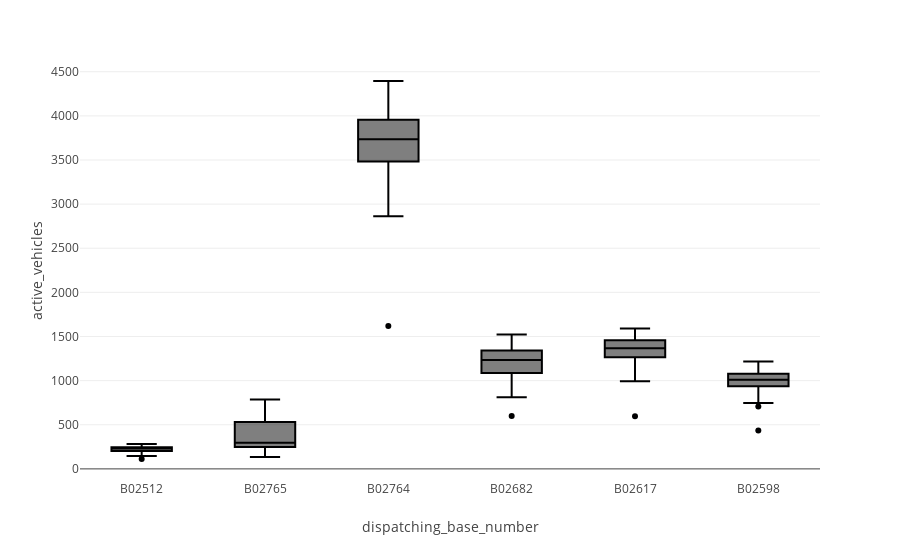

Notebook cell for this chart:
### Code cell
px.box(x= 'dispatching_base_number', y= 'active_vehicles', data_frame= uber_foil)

### Figure 1 — Plotly figure (JSON) as saved in the notebook; plotly's stock layout.template omitted (floating-point values rounded to 4 significant figures; data arrays with more than 128 entries replaced by an {"elided": "..."} marker saying what was removed)
{"data": [{"alignmentgroup": "True", "hovertemplate": "dispatching_base_number=%{x}<br>active_vehicles=%{y}<extra></extra>", "legendgroup": "", "marker": {"color": "#000001"}, "name": "", "notched": false, "offsetgroup": "", "orientation": "v", "showlegend": false, "type": "box", "x": {"elided": "354 str values"}, "x0": " ", "xaxis": "x", "y": {"elided": "354 int values"}, "y0": " ", "yaxis": "y"}], "layout": {"boxmode": "group", "legend": {"tracegroupgap": 0}, "margin": {"t": 60}, "xaxis": {"anchor": "y", "domain": [0, 1], "title": {"text": "dispatching_base_number"}}, "yaxis": {"anchor": "x", "domain": [0, 1], "title": {"text": "active_vehicles"}}}}
